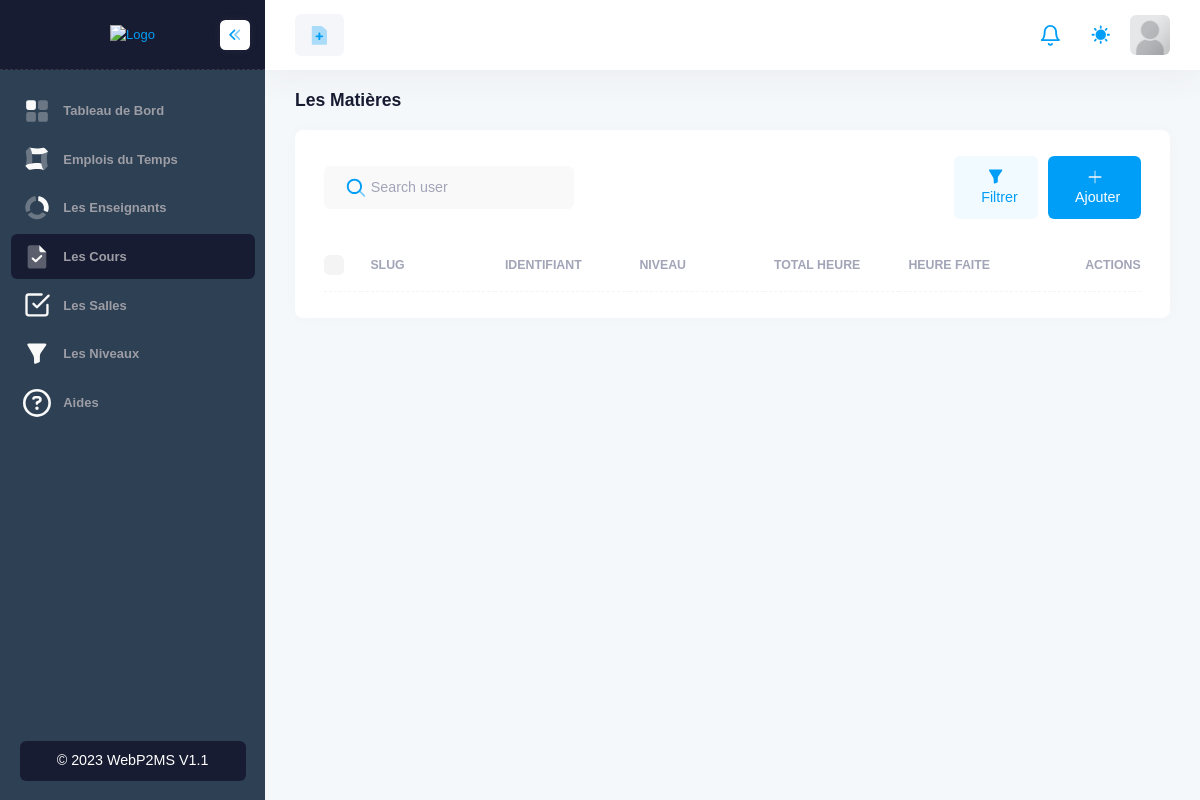
The page /courses (signed in) on the database as committed earlier.
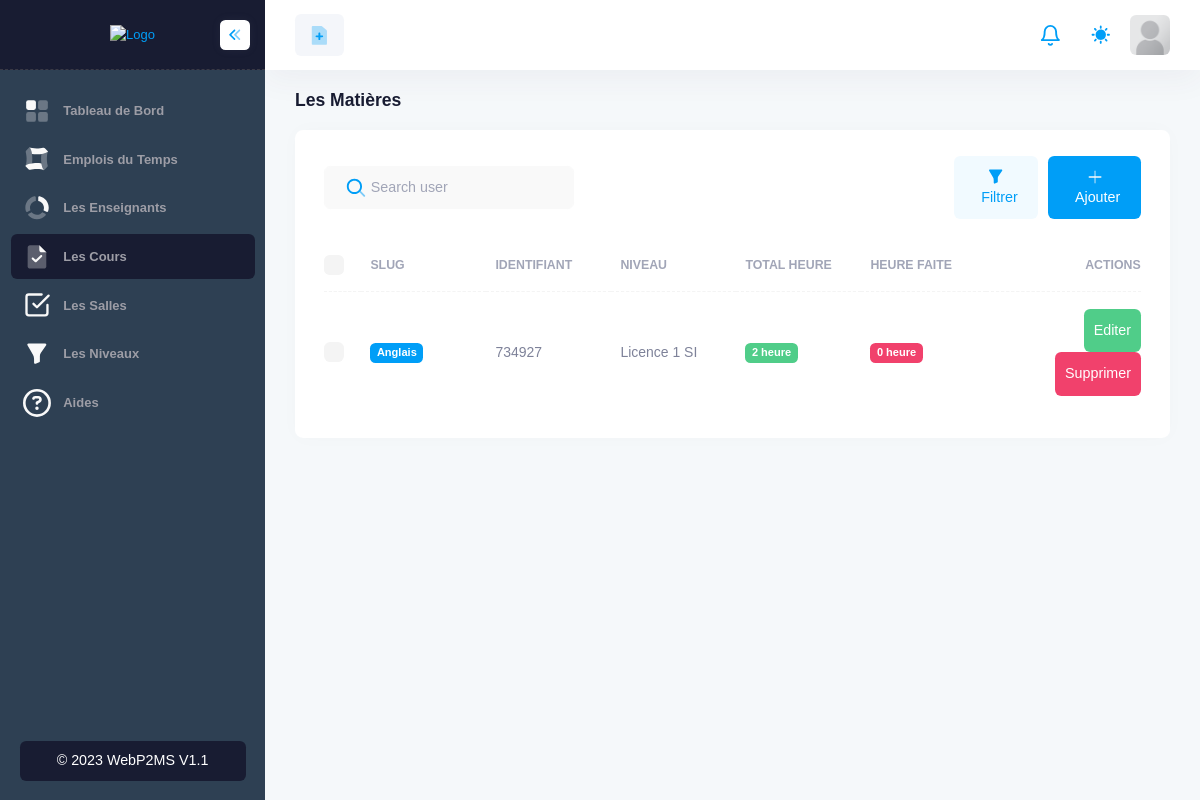
The same page on the database as committed later.
### App/models.py (models this page shows, shortened)
class Subject(models.Model):
    slug = models.CharField(max_length=200)
    code = models.CharField(max_length=200, null=True, blank=True)
    total_time = models.IntegerField()
    level = models.ForeignKey(Level, on_delete=models.SET_NULL, null=True)
    created_by = models.ForeignKey(MyUser, on_delete=models.SET_NULL, null=True)
    updated_at = models.DateTimeField(auto_now_add=True)
    created_at = models.DateTimeField(auto_now_add=True)

### Auth/models.py (models this page shows, shortened)
class Level(models.Model):
    slug = models.CharField(max_length=100)
    total_students = models.IntegerField(default=200)
    updated_at = models.DateTimeField(auto_now_add=True)
    created_at = models.DateTimeField(auto_now_add=True)

### App/views.py (the view, shortened to what this page needs)
# urls.py: path('courses', views.cours, name='courses'),
@login_required
def cours(request):
    errors, exist = [], False
    context = {
        'levels': Level.objects.all(),
        'subjects': models.Subject.objects.all(),
        'errors': errors
    }
    return render(request, 'app/courses.html', context)

### template/app/courses.html (shortened to what this page needs)
{% extends 'base/base.html' %}
{% load humanize %}
{% load custom_filters %}
{% block 'main' %}
<div class="d-flex flex-column flex-column-fluid">
    <div id="kt_app_toolbar" class="app-toolbar py-3 py-lg-6">
        <div id="kt_app_toolbar_container" class="app-container container-xxl d-flex flex-stack">
            <div class="page-title d-flex flex-column justify-content-center flex-wrap me-3">
                <h1 class="page-heading d-flex text-dark fw-bold fs-3 flex-column justify-content-center my-0">
                    Les Matières
                </h1>
            </div>
        </div>
    </div>
    <div id="kt_app_content" class="app-content flex-column-fluid">
        <div id="kt_app_content_container" class="app-container container-xxl">
            <div class="card">
                <div class="card-header border-0 pt-6">
                    <div class="card-title">
                        <div class="d-flex align-items-center position-relative my-1">
                            <span class="svg-icon svg-icon-1 position-absolute ms-6">
                            </span>
                            <input type="text" data-kt-user-table-filter="search"
                                class="form-control form-control-solid w-250px ps-14" placeholder="Search user" />
                        </div>
                    </div>
                    <div class="card-toolbar">
                        <div class="d-flex justify-content-end" data-kt-user-table-toolbar="base">
                            <button type="button" class="btn btn-light-primary me-3" data-kt-menu-trigger="click"
                                data-kt-menu-placement="bottom-end">
                                <span class="svg-icon svg-icon-2">
                                </span>
                                Filtrer</button>
                            <button type="button" class="btn btn-primary text-center" data-bs-toggle="modal"
                                data-bs-target="#kt_modal_add_user">
                                <span class="svg-icon svg-icon-2 svg-light">
                                </span>
                                Ajouter
                            </button>
                        </div>
                    </div>
                </div>
                <div class="card-body py-4">
                    <table class="table align-middle table-row-dashed fs-6 gy-5" id="kt_table_users">
                        <thead>
                            <tr class="text-start text-muted fw-bold fs-7 text-uppercase gs-0">
                                <th class="w-10px pe-2">
                                    <div class="form-check form-check-sm form-check-custom form-check-solid me-3">
                                        <input class="form-check-input" type="checkbox" data-kt-check="true"
                                            data-kt-check-target="#kt_table_users .form-check-input" value="1" />
                                    </div>
                                </th>
                                <th class="min-w-125px">Slug</th>
                                <th class="min-w-125px">Identifiant</th>
                                <th class="min-w-125px">Niveau</th>
                                <th class="min-w-125px">Total heure</th>
                                <th class="min-w-125px">heure Faite</th>
                                <th class="text-end min-w-100px">Actions</th>
                            </tr>
                        </thead>
                        <tbody class="text-gray-600 fw-semibold">
                            {% for subject in subjects %}
                            <tr data-user-id="{{ subject.id }}" data-route="{% url 'ajax.user.delete' %}"
                                data-model="subjects" data-desc="une matière" data-name="{{ subject.slug }}">
                                <td>
                                    <div class="form-check form-check-sm form-check-custom form-check-solid">
                                        <input class="form-check-input" type="checkbox" value="1" />
                                    </div>
                                </td>
                                <td class="align-items-center">
                                    <div class="badge badge-primary fw-bold">
                                        {{ subject.slug }}
                                    </div>
                                </td>
                                <td>
                                    {{ subject.code }}
                                </td>
                                <td>
                                    {{ subject.level.slug }}
                                </td>
                                <td>
                                    <div class="badge badge-success fw-bold">
                                        {{ subject.total_time }} heure
                                    </div>
                                </td>
                                <td>
                                    <div class="badge badge-danger fw-bold">
                                        {{ subject.id|calculate_total_hours }} heure
                                    </div>
                                </td>
                                <td class="text-end">
                                    <a href="javascript:void(0)" class="btn btn-success px-3" data-bs-toggle="modal"
                                        data-bs-target="#kt_modal_edit_user{{subject.id}}">Editer</a>
                                    <a href="#" class="btn btn-danger px-3"
                                        data-kt-users-table-filter="delete_row">Supprimer</a>
                                </td>
                            </tr>
                            {% endfor %}
                        </tbody>
                    </table>
                </div>
            </div>
        </div>
    </div>
</div>
{% endblock %}

Rows that differ between the two databases and show on the page:
added Subject: slug "Anglais", code "734927", level.slug "Licence 1 SI", total_time "2", id|calculate_total_hours "0"
